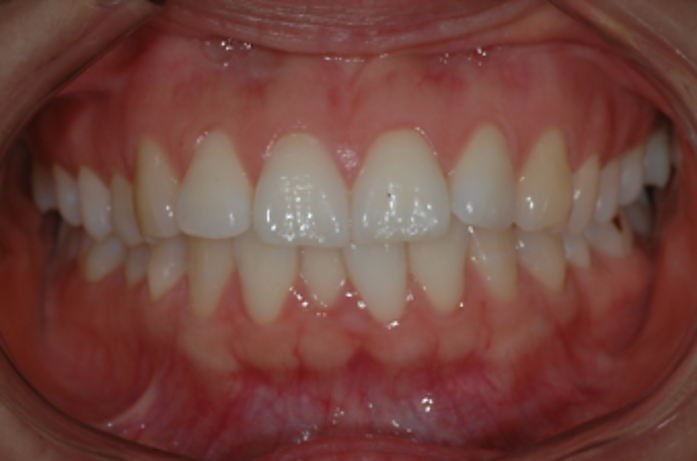
#> input picture study/image_registeration/before.png, 697 x 461 px, found by its file name
$ jupyter execute perspective_transformation.ipynb
#> lines starting #> are read from the running program, lines starting #| are printed output that depends on the picture; after the words box and inside, x2 and y2 are one past the last pixel; in counts of white or black regions, pixels touching at a corner belong together
[cell 1]
import cv2
import numpy as np
import matplotlib.pyplot as plt

[cell 2]
b_img = cv2.imread('/home/tkd_010/ImageProcessing/study/image_registeration/before.png')
#> b_img is the input picture: shape (461, 697, 3); mean B, G, R 62.8, 70, 115.4
a_img = cv2.imread('/home/tkd_010/ImageProcessing/study/image_registeration/after.png')
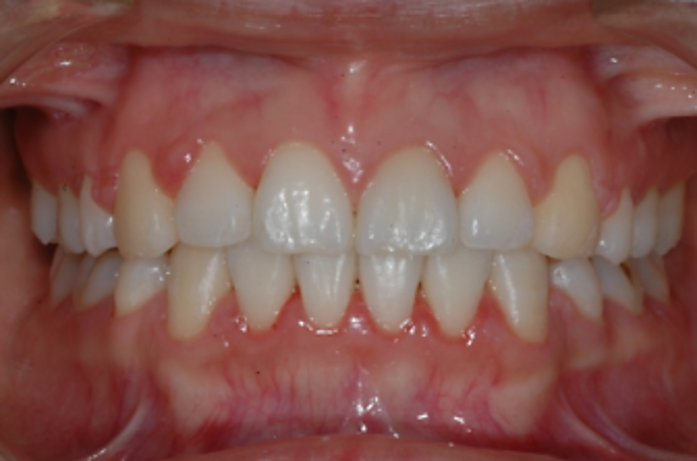
#> input picture study/image_registeration/after.png, 697 x 461 px, found by its file name
#> a_img is the input picture: shape (461, 697, 3); mean B, G, R 78.5, 84.9, 131.6

b_img = cv2.cvtColor(b_img, cv2.COLOR_BGR2GRAY)
#> b_img: shape (461, 697)
a_img = cv2.cvtColor(a_img, cv2.COLOR_BGR2GRAY)
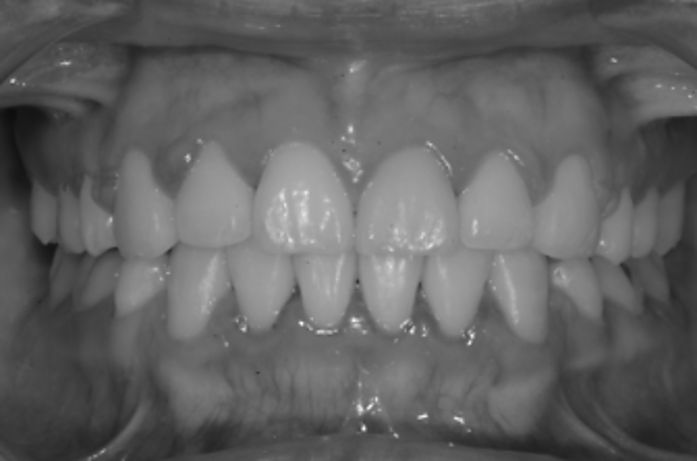
#> a_img: shape (461, 697); min 13, max 251, mean 98.1

[cell 3]
b_img.max(), np.median(b_img), b_img.min()
#> Out = (246, 77, 14)

[cell 4]
thresh, thresh_img = cv2.threshold(b_img, 90, 256, type=cv2.THRESH_BINARY)
#> thresh_img: shape (461, 697); 34.6% white; 106 white regions (66 under 20 px), largest, box (x1, y1, x2, y2) and area: (138, 53, 642, 366) 105196, (80, 171, 112, 240) 1601, (113, 179, 141, 244) 1014

[cell 5]
b_img = cv2.imread('/home/tkd_010/ImageProcessing/study/image_registeration/before.png')
b_img = cv2.cvtColor(b_img, cv2.COLOR_BGR2HSV)
#> b_img: shape (461, 697, 3); mean H, S, V 19.5, 123.5, 115.5
h,s,v = cv2.split(b_img)
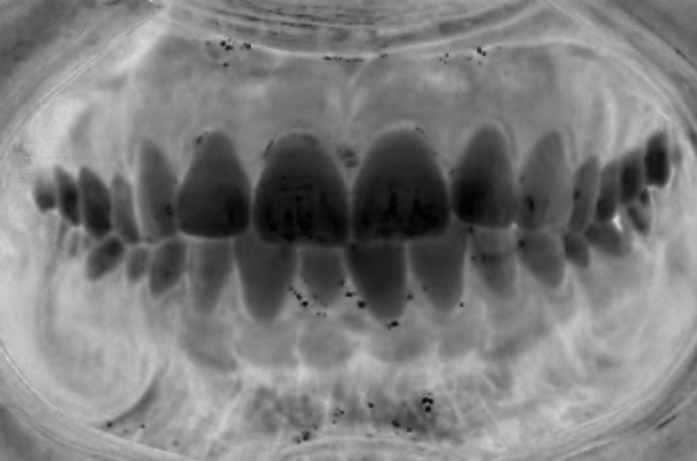
#> s: shape (461, 697); min 0, max 220, mean 123.5
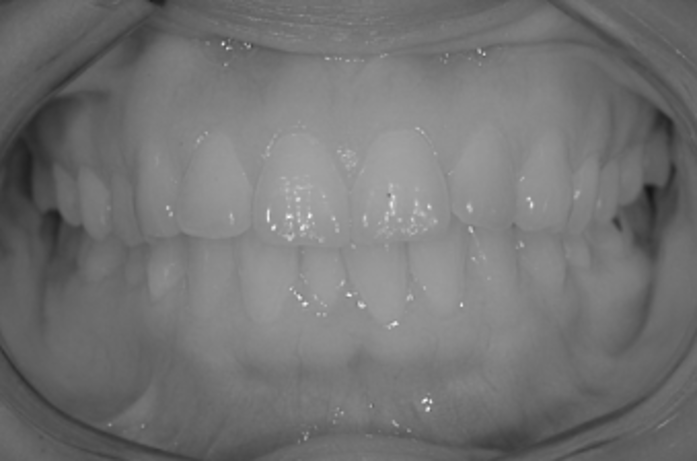
#> v: shape (461, 697); min 21, max 246, mean 115.5

# print(b_img_h.max(), np.median(b_img_h), b_img_h.min())

thresh, thresh_img = cv2.threshold(h, 5, 180, type=cv2.THRESH_BINARY)
#> thresh_img: shape (461, 697); values 0 (black) and 180 (white), 41.2% white; 350 white regions (298 under 20 px), largest, box (x1, y1, x2, y2) and area: (18, 115, 677, 327) 85435, (105, 352, 516, 461) 22210, (0, 0, 108, 119) 5879

plt.imshow(thresh_img, cmap='gray')
plt.show()

[cell 6]
## RGB 채널 분리

## 치아만 분리해내기 위함
## RGB 중 하나의 channel만 thresholding 적용
## 잇몸색깔을 주로 이루는 Red channel만 분리하는건 제외했음

## 결론 => Green channel만 분리하는 것은 사용할 가치가 있음

b_img = cv2.imread('/home/tkd_010/ImageProcessing/study/image_registeration/before.png')
b,g,r = cv2.split(b_img)
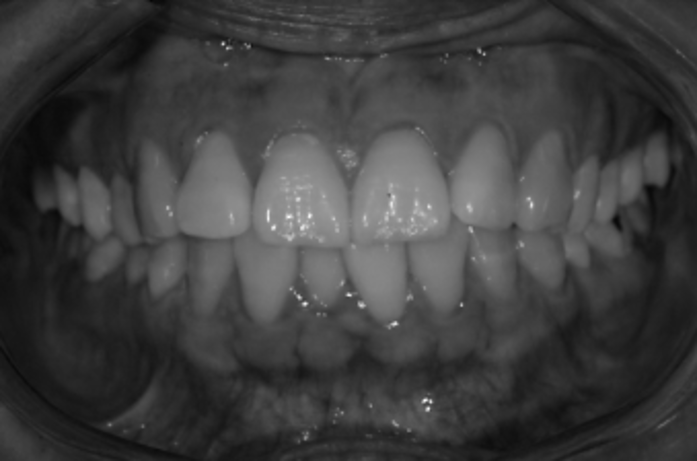
#> b: shape (461, 697); min 6, max 245, mean 62.8

# green channel img
g_img = g
# blue channel img
b_img = b

# g_img thresholding
_, thresh_g = cv2.threshold(g_img, 100, 255, type=cv2.THRESH_BINARY)
#> thresh_g: shape (461, 697); 19.5% white; 45 white regions (34 under 20 px), largest, box (x1, y1, x2, y2) and area: (144, 125, 596, 330) 59276, (151, 246, 182, 294) 986, (85, 181, 111, 230) 784
print(g_img.max(), np.median(g_img), g_img.min())
#| 246 63.0 12

#b_img thresholding
_, thresh_b = cv2.threshold(b_img, 100, 255, type=cv2.THRESH_BINARY)
#> thresh_b: shape (461, 697); 14.4% white; 58 white regions (34 under 20 px), largest, box (x1, y1, x2, y2) and area: (177, 132, 549, 318) 42333, (204, 247, 228, 288) 603, (155, 189, 174, 234) 536
print(b_img.max(), np.median(b_img), b_img.min())
#| 245 57.0 6

# g_img thresholding + otsu
t_g, thresh_g_otsu = cv2.threshold(g_img, -1, 255, type=cv2.THRESH_BINARY | cv2.THRESH_OTSU)
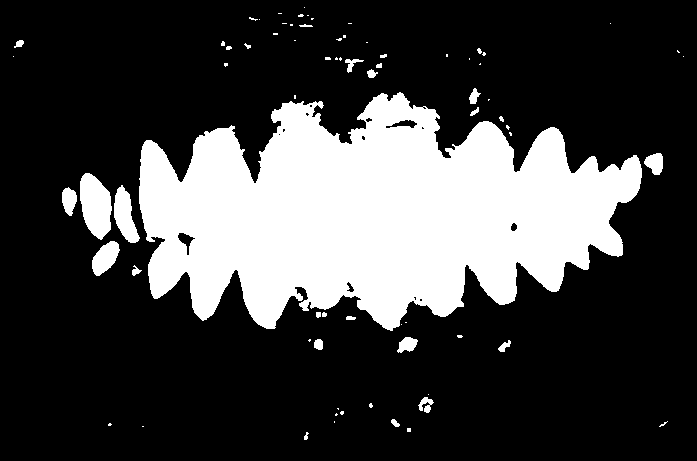
#> thresh_g_otsu: shape (461, 697); 25.5% white; 74 white regions (46 under 20 px), largest, box (x1, y1, x2, y2) and area: (139, 92, 642, 331) 76755, (80, 173, 112, 240) 1543, (114, 185, 140, 243) 857
#> t_g = 86

#b_img thresholding + otsu
t_b, thresh_b_otsu = cv2.threshold(b_img, -1, 255, type=cv2.THRESH_BINARY | cv2.THRESH_OTSU)
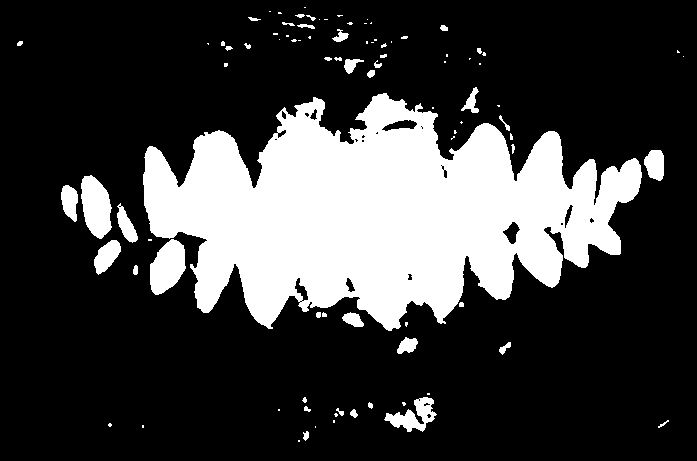
#> thresh_b_otsu: shape (461, 697); 24.3% white; 91 white regions (49 under 20 px), largest, box (x1, y1, x2, y2) and area: (143, 93, 642, 331) 70227, (81, 175, 112, 239) 1424, (150, 239, 186, 295) 1400
#> t_b = 78

# RGB -> gary thresholding + otsu
b_img = cv2.imread('/home/tkd_010/ImageProcessing/study/image_registeration/before.png', 0)
#> b_img: shape (461, 697); min 0, max 246, mean 87.3
t, thresh_otsu = cv2.threshold(b_img, -1, 255, type=cv2.THRESH_BINARY | cv2.THRESH_OTSU)
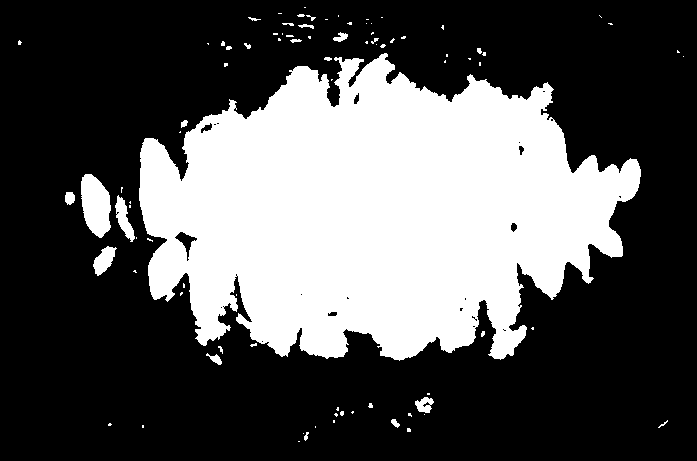
#> thresh_otsu: shape (461, 697); 33.4% white; 87 white regions (64 under 20 px), largest, box (x1, y1, x2, y2) and area: (139, 53, 641, 361) 103591, (81, 174, 111, 238) 1415, (115, 195, 135, 242) 420
#> t = 95


j = 4
i = 2

plt.figure(figsize=(8,12))
plt.subplot(j,i,1)
plt.imshow(g_img, cmap='gray')
plt.title("g-ch image")

plt.subplot(j,i,2)
plt.imshow(b_img, cmap='gray')
plt.title("b-ch image")

plt.subplot(j,i,3)
plt.imshow(thresh_g, cmap='gray')
plt.title("g-ch thresh")

plt.subplot(j,i,4)
plt.imshow(thresh_b, cmap='gray')
plt.title("b-ch thresh")

plt.subplot(j,i,5)
plt.imshow(thresh_g_otsu, cmap='gray')
plt.title("g-ch thresh + otsu")

plt.subplot(j,i,6)
plt.imshow(thresh_b_otsu, cmap='gray')
plt.title("b-ch thresh + otsu")

plt.subplot(j,i,7)
plt.imshow(thresh_otsu, cmap='gray')
plt.title("gray thresh + otsu")

plt.show()

[cell 7]
b_img = cv2.imread('/home/tkd_010/ImageProcessing/study/image_registeration/before.png', 0)
th3 = cv2.adaptiveThreshold(b_img,255,cv2.ADAPTIVE_THRESH_GAUSSIAN_C,cv2.THRESH_BINARY,15,2)
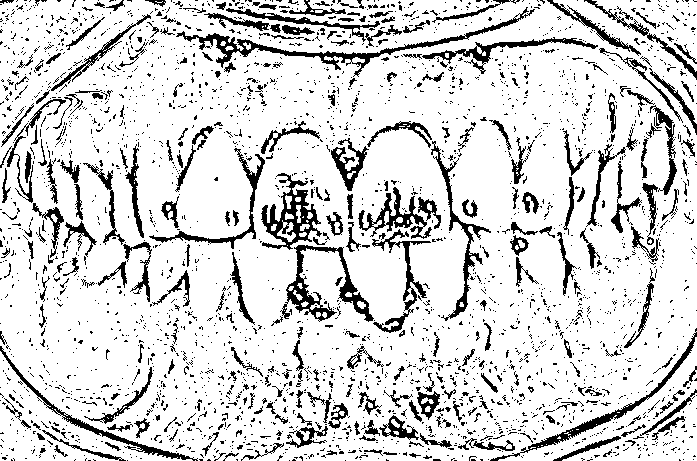
#> th3: shape (461, 697); 84.2% white; 2941 black regions (2642 under 20 px), largest, box (x1, y1, x2, y2) and area: (176, 7, 535, 77) 2167, (280, 245, 374, 322) 1718, (261, 173, 322, 250) 1613

plt.imshow(th3, cmap='gray')

plt.show()

[cell 8]
b_img = cv2.imread('/home/tkd_010/ImageProcessing/study/image_registeration/before.png')
b_img_c = b_img.copy()

b_img_c = cv2.cvtColor(b_img_c, cv2.COLOR_BGR2GRAY)
thresh, thresh_img = cv2.threshold(b_img_c, 100, 200, type=cv2.THRESH_BINARY)
#> thresh_img: shape (461, 697); values 0 (black) and 200 (white), 24.7% white; 72 white regions (50 under 20 px)
print(b_img_c.max(), np.median(b_img_c), b_img_c.min())
#| 246 77.0 14

contours, heirarchy = cv2.findContours(thresh_img, cv2.RETR_EXTERNAL, cv2.CHAIN_APPROX_NONE)
#> contours = 72 contours, 57 with area under 20; largest, box (x1, y1, x2, y2) and area: (141, 88, 620, 353) 74367, (149, 243, 187, 297) 1278, (83, 178, 111, 234) 1053, (621, 163, 639, 197) 428, (344, 314, 361, 326) 86
# cnt = contours[0]
# cv2.drawContours(b_img_c, [cnt], -1, (0,255,255), 5)

b, g_img ,r = cv2.split(b_img)
thresh, thresh_g_img = cv2.threshold(g_img, 100, 255, type=cv2.THRESH_BINARY)
print(g_img.max(), np.median(g_img), g_img.min())
#| 246 63.0 12


i = 4

plt.figure(figsize=(10,15))
plt.subplot(1,i,1)
plt.imshow(b_img_c, cmap='gray')

plt.subplot(1,i,3)
plt.imshow(thresh_img, cmap='gray')

plt.subplot(1,i,2)
plt.imshow(g, cmap='gray')

plt.subplot(1,i,4)
plt.imshow(thresh_g_img, cmap='gray')

plt.show()

[cell 9]
thresh_img

[cell 10]
b_img = cv2.imread('/home/tkd_010/ImageProcessing/study/image_registeration/before.png', 0)

thresh, thresh_img = cv2.threshold(b_img, 120, 200, type=cv2.THRESH_BINARY)
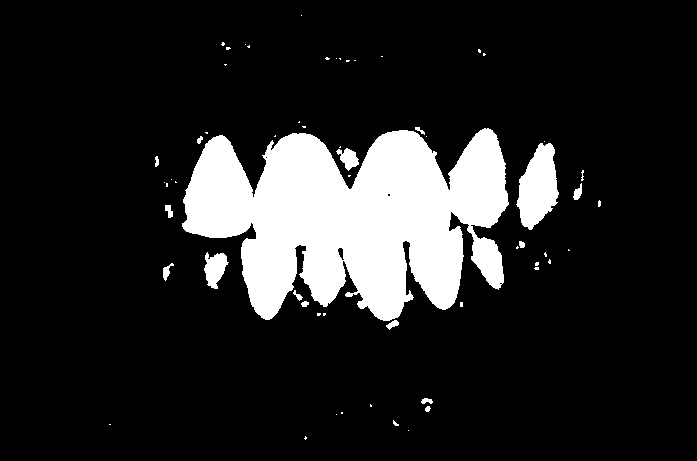
#> thresh_img: shape (461, 697); values 0 (black) and 200 (white), 14.3% white; 60 white regions (43 under 20 px), largest, box (x1, y1, x2, y2) and area: (182, 128, 509, 321) 41736, (516, 143, 559, 230) 2410, (204, 252, 229, 289) 573

plt.subplot(121)
plt.imshow(b_img, cmap='gray')
plt.axis('off')

plt.subplot(122)
plt.imshow(thresh_img, cmap='gray')
plt.axis('off')
plt.show()
